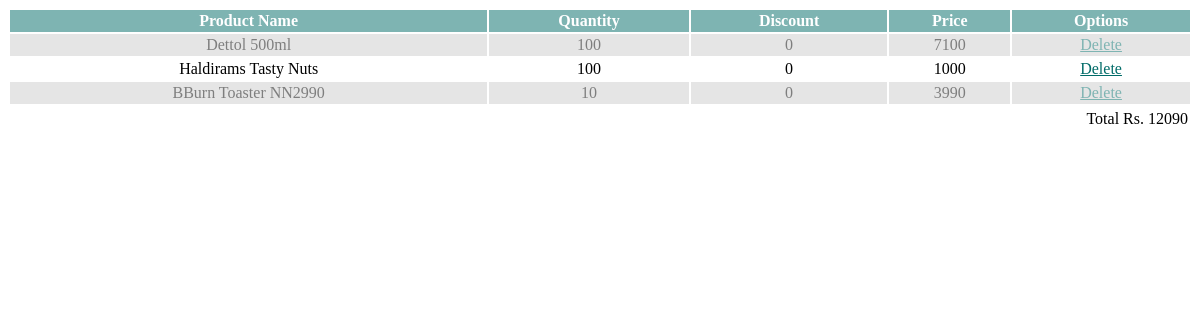
Screenshot of /transtable.php with the database file from the repository.
### tables this page shows
CREATE TABLE IF NOT EXISTS `transaction` (
  `p_name` varchar(40) NOT NULL,
  `pid` int(11) NOT NULL,
  `quantity` float(11) NOT NULL DEFAULT '1',
  `discount` float(10) NOT NULL,
  `price` float(11) NOT NULL,
  `id` int(11) NOT NULL AUTO_INCREMENT,
  PRIMARY KEY (`id`)
);

### transtable.php (the view, shortened to what this page needs)
<?php
	$translist = mysql_query("select * from transaction");
	$transmax = mysql_query("select sum(price) from transaction");
	$transmax = mysql_fetch_array($transmax);
	if(mysql_num_rows($translist)){
		echo "<table id='list' style='width:100%'>
						<tr>
							<th>Product Name</th>
							<th>Quantity</th>
							<th>Discount</th>
							<th>Price</th>
							<th>Options</th>
							</tr>";
		while($row = mysql_fetch_array($translist)){
			echo "<tr>
							<td>{$row['p_name']}</td>
							<td>{$row['quantity']}</td>
							<td>{$row['discount']}</td>
							<td>{$row['price']}</td>
							<td><a href='javascript:delData({$row['id']})'>Delete</a></td>
						</tr>";
		}echo "</table><table style='width:100%'><tr><td style='float:right'>Total Rs. {$transmax['sum(price)']}</td></tr></table>";
	}
	else echo "No items added yet.";
?>

### transtable.php (style rules this page uses)
#list { width:100%; }
#list a { color:#006b68; }
#list th,td { padding:2px; text-align:center; }
#list tr:nth-child(even) { background-color: #CCC; opacity:0.5; }
#list tr:nth-child(1) { background-color:#006b68; opacity:0.5; color:#fff; }

### rows the page displays
transaction: p_name "Dettol 500ml", quantity "100", discount "0", price "7100"
transaction: p_name "Haldirams Tasty Nuts", quantity "100", discount "0", price "1000"
transaction: p_name "BBurn Toaster NN2990", quantity "10", discount "0", price "3990"

### other values shown
$transmax['sum(price)'] "12090"
